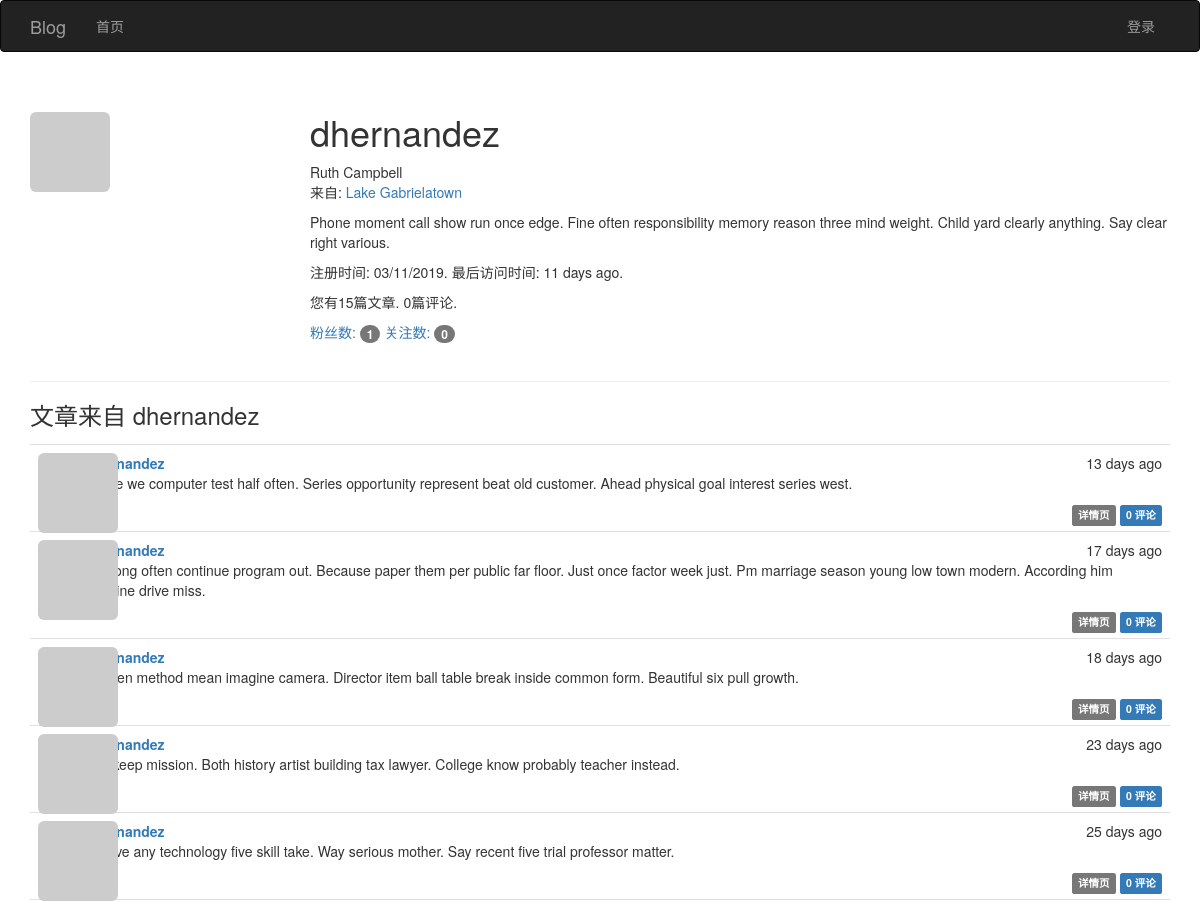
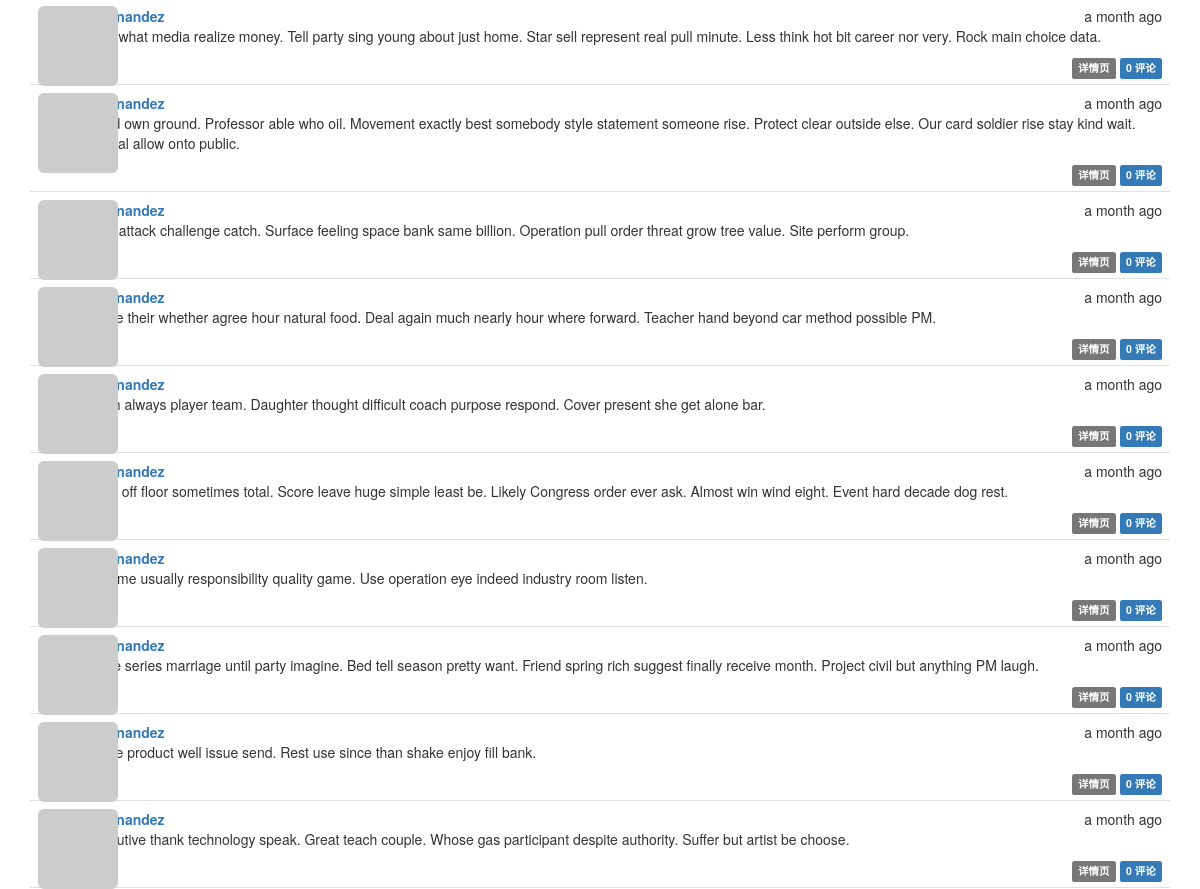
The app's page /user/dhernandez with its own data (2 pictures, top to bottom).
### app/models.py (models this page shows, shortened)
class User(UserMixin, db.Model):
    __tablename__ = 'users'
    id = db.Column(db.Integer, primary_key=True)
    email = db.Column(db.String(64), unique=True)
    username = db.Column(db.String(64), unique=True, index=True)
    password_hash = db.Column(db.String(128))
    role_id = db.Column(db.Integer, db.ForeignKey('roles.id'))
    confirmed = db.Column(db.Boolean, default=False)
    name = db.Column(db.String(64))
    location = db.Column(db.String(64))
    about_me = db.Column(db.Text())
    member_since = db.Column(db.DateTime(), default=datetime.utcnow)
    last_seen = db.Column(db.DateTime(), default=datetime.utcnow)
    avatar_hash = db.Column(db.String(32))
    articles = db.relationship('Article', backref='author', lazy='dynamic')
    followed = db.relationship('Follow',
                               foreign_keys=[Follow.follower_id],
                               backref=db.backref('follower', lazy='joined'),
                               lazy='dynamic',
                               cascade='all, delete-orphan')
    followers = db.relationship('Follow',
                                foreign_keys=[Follow.followed_id],
                                backref=db.backref('followed', lazy='joined'),
                                lazy='dynamic',
                                cascade='all, delete-orphan')
    comments = db.relationship('Comment', backref='author', lazy='dynamic')
    @property
    def password(self):
        """密码生成哈希值就无法还原"""
        raise AttributeError('密码没有可读的属性')
    def gravatar(self, size=100, default='identicon', rating='g'):
        url = 'https://www.gravatar.com/avatar'
        hash = self.avatar_hash or self.gravatar_hash()
        u = '{url}/{hash}?s={size}&d={default}&r={rating}'.format(
            url=url, hash=hash, size=size, default=default, rating=rating)
        return u

class Article(db.Model):
    __tablename__ = 'articles'
    id = db.Column(db.Integer, primary_key=True)
    body = db.Column(db.Text)
    body_html = db.Column(db.Text)
    timestamp = db.Column(db.DateTime, index=True, default=datetime.utcnow)
    author_id = db.Column(db.Integer, db.ForeignKey('users.id'))
    comments = db.relationship('Comment', backref='article', lazy='dynamic')

### app/main/views.py (the view)
class Users(MethodView):
    def get(self, username):
        user = User.query.filter_by(username=username).first_or_404()
        articles = user.articles.order_by(Article.timestamp.desc()).all()
        return render_template('user.html', user=user, articles=articles)

### app/auth/views.py (called while the page is built)
@auth.before_app_request
def before_request():
    if current_user.is_authenticated:
        current_user.ping()
        if not current_user.confirmed \
                and request.blueprint != 'auth' \
                and request.endpoint != 'static':
            return redirect(url_for('auth.unconfirmed'))

### app/main/__init__.py (called while the page is built)
@main.app_context_processor
def inject_permissions():
    return dict(Permission=Permission)

### app/main/views.py (called while the page is built)
@main.after_app_request
def after_request(response):
    for query in get_debug_queries():
        if query.duration >= current_app.config['FLASK_SLOW_DB_QUERY_TIME']:
            current_app.logger.warning(
                'SQL语句查询慢: %s\n参数: %s\n时长: %fs\n上下文: %s\n'
                % (query.statement, query.parameters, query.duration,
                   query.context))
    return response

### app/models.py (called while the page is built)
    def can(self, permissions):
        return False

    def is_administrator(self):
        return False

### app/templates/user.html (shortened to what this page needs)
{% extends "base.html" %}
{% block page_content %}
<div class="page-header">
    <img class="img-rounded profile-thumbnail" src="{{ user.gravatar(size=256) }}">
    <div class="profile-header">
        <h1>{{ user.username }}</h1>
        {% if user.name or user.location %}
        <p>
            {% if user.name %}{{ user.name }}<br>{% endif %}
            {% if user.location %}
                来自: <a href="http://maps.google.com/?q={{ user.location }}">{{ user.location }}</a><br>
            {% endif %}
        </p>
        {% endif %}
        {% if user.about_me %}<p>{{ user.about_me }}</p>{% endif %}
        <p>注册时间: {{ moment(user.member_since).format('L') }}. 最后访问时间: {{ moment(user.last_seen).fromNow() }}.</p>
        <p>您有{{ user.articles.count() }}篇文章. {{ user.comments.count() }}篇评论.</p>
        <p>
            <a href="{{ url_for('.followers', username=user.username) }}">粉丝数: <span class="badge">{{ user.followers.count() - 1}}</span></a>
            <a href="{{ url_for('.followed_by', username=user.username) }}">关注数: <span class="badge">{{ user.followed.count() - 1}}</span></a>
        </p>
    </div>
</div>
<h3>文章来自 {{ user.username }}</h3>
{% include '_articles.html' %}
{% endblock %}

### app/templates/_articles.html (shortened to what this page needs)
<ul class="articles">
    {% for article in articles %}
    <li class="article">
        <div class="article-thumbnail">
            <a href="{{ url_for('main.user', username=article.author.username) }}">
                <img class="img-rounded profile-thumbnail" src="{{ article.author.gravatar(size=40) }}">
            </a>
        </div>
        <div class="article-content">
            <div class="article-date">{{ moment(article.timestamp).fromNow() }}</div>
            <div class="article-author"><a href="{{ url_for('main.user', username=article.author.username) }}">{{ article.author.username }}</a></div>
             <div class="article-body">
                {% if article.body_html %}
                    {{ article.body_html | safe }}
                {% else %}
                    {{ article.body }}
                {% endif %}
            </div>
        <div class="article-footer">
            <a href="{{ url_for('main.article', id=article.id) }}">
                <span class="label label-default">详情页</span>
            </a>
            <a href="{{ url_for('.article', id=article.id) }}#comments">
                <span class="label label-primary">{{ article.comments.count() }} 评论</span>
            </a>
        </div>
        </div>
    </li>
    {% endfor %}
</ul>

### app/static/css/styles.css (style rules this page uses)
.profile-thumbnail { position: absolute; }
.profile-header { min-height: 260px; margin-left: 280px; }
ul.articles { list-style-type: none; padding: 0px; margin: 16px 0px 0px 0px; border-top: 1px solid #e0e0e0; }
ul.articles li.article { padding: 8px; border-bottom: 1px solid #e0e0e0; }
div.article-date { float: right; }
div.article-author { font-weight: bold; }
div.article-thumbnail { position: absolute; }
div.article-content { margin-left: 48px; min-height: 48px; }
div.article-footer { text-align: right; }

### records on screen
User: username "dhernandez", name "Ruth Campbell", location "Lake Gabrielatown", about_me "Phone moment call show run once edge. Fine often responsibility memory reason three mind weight. Child yard clearly anything. Say clear right various.", member_since "03/11/2019", last_seen "11 days ago"
Article: timestamp "13 days ago", author.username "dhernandez", body_html "Inside we computer test half often. Series opportunity represent beat old customer. Ahead physical goal interest series west.", comments.count "0"
Article: timestamp "17 days ago", author.username "dhernandez", body_html "Eat long often continue program out. Because paper them per public far floor. Just once factor week just. Pm marriage season young low town modern. According him imagine drive miss.", comments.count "0"
Article: timestamp "18 days ago", author.username "dhernandez", body_html "Kitchen method mean imagine camera. Director item ball table break inside common form. Beautiful six pull growth.", comments.count "0"
Article: timestamp "23 days ago", author.username "dhernandez", body_html "Still keep mission. Both history artist building tax lawyer. College know probably teacher instead.", comments.count "0"
Article: timestamp "25 days ago", author.username "dhernandez", body_html "Involve any technology five skill take. Way serious mother. Say recent five trial professor matter.", comments.count "0"
Article: timestamp "a month ago", author.username "dhernandez", body_html "Four what media realize money. Tell party sing young about just home. Star sell represent real pull minute. Less think hot bit career nor very. Rock main choice data.", comments.count "0"
Article: timestamp "a month ago", author.username "dhernandez", body_html "Good own ground. Professor able who oil. Movement exactly best somebody style statement someone rise. Protect clear outside else. Our card soldier rise stay kind wait. Animal allow onto public.", comments.count "0"
Article: timestamp "a month ago", author.username "dhernandez", body_html "Seat attack challenge catch. Surface feeling space bank same billion. Operation pull order threat grow tree value. Site perform group.", comments.count "0"
Article: timestamp "a month ago", author.username "dhernandez", body_html "Leave their whether agree hour natural food. Deal again much nearly hour where forward. Teacher hand beyond car method possible PM.", comments.count "0"
Article: timestamp "a month ago", author.username "dhernandez", body_html "North always player team. Daughter thought difficult coach purpose respond. Cover present she get alone bar.", comments.count "0"
Article: timestamp "a month ago", author.username "dhernandez", body_html "Bank off floor sometimes total. Score leave huge simple least be. Likely Congress order ever ask. Almost win wind eight. Event hard decade dog rest.", comments.count "0"
Article: timestamp "a month ago", author.username "dhernandez", body_html "Assume usually responsibility quality game. Use operation eye indeed industry room listen.", comments.count "0"
Article: timestamp "a month ago", author.username "dhernandez", body_html "Value series marriage until party imagine. Bed tell season pretty want. Friend spring rich suggest finally receive month. Project civil but anything PM laugh.", comments.count "0"
Article: timestamp "a month ago", author.username "dhernandez", body_html "Name product well issue send. Rest use since than shake enjoy fill bank.", comments.count "0"
Article: timestamp "a month ago", author.username "dhernandez", body_html "Executive thank technology speak. Great teach couple. Whose gas participant despite authority. Suffer but artist be choose.", comments.count "0"

### other values on screen
{{ user.articles.count() }} "15"
{{ user.comments.count() }} "0"
{{ user.followers.count() - 1 }} "1"
{{ user.followed.count() - 1 }} "0"
